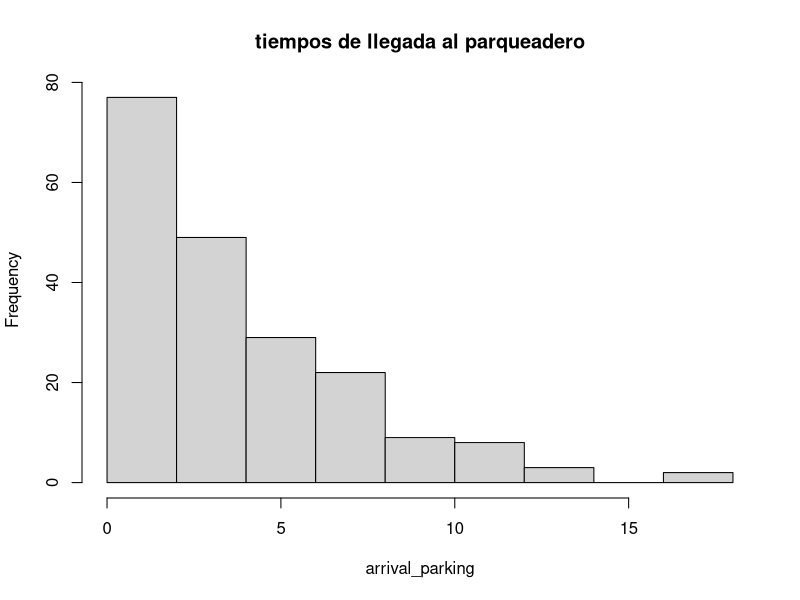

R code for this plot:
#Primero, leemos los datos
parking <- read.table("datos_EC25.txt", header = TRUE)

#Extraemos los tiempos entre llegadas al parqueadero vecino y evaluamos su distribución
arrival_parking <- parking$dt_min
#Al parecer, los tiempos entre llegadas distribuyen exponencialmente. Vamos a comprobarlo realizando una prueba de bondad de ajuste.
hist(arrival_parking, main='tiempos de llegada al parqueadero')
library(MASS)
fit1 <- fitdistr(arrival_parking, "exponential")
ks.test(arrival_parking, "pexp", fit1$estimate)

#Por lo anterior (valor p > 0.05), podemos concluir que estos tiempos entre llegadas sí distribuyen exponencialmente, pues no hay evidencia suficiente para rechazar la hipótesis nula.
